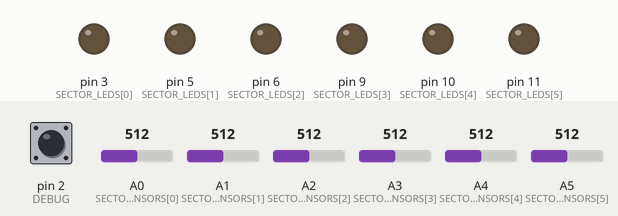
Bench run of a sketch on a simulated Arduino Uno, built with avr-gcc and run on an emulated ATmega328P. Parts: output pins drawn as LEDs (lit = HIGH). Inputs (shaded band) come from the test bench; at power-on: A0 (SECTOR_SENSORS[0]) = 512, A1 (SECTOR_SENSORS[1]) = 512, A2 (SECTOR_SENSORS[2]) = 512, pin 2 (DEBUG) HIGH, A3 (SECTOR_SENSORS[3]) = 512, A4 (SECTOR_SENSORS[4]) = 512, A5 (SECTOR_SENSORS[5]) = 512. What the sketch prints to the serial monitor is not drawn.

Above: at 2.2 s.
2.3 s: A0 (SECTOR_SENSORS[0]) set to 533
3.8 s: A0 (SECTOR_SENSORS[0]) set to 567
At 4.6 s:
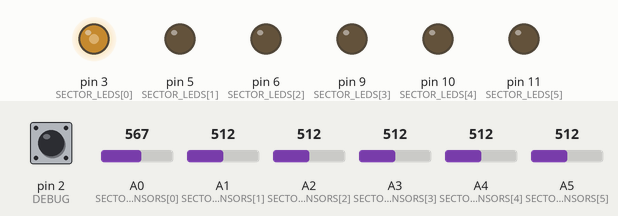
5.3 s: A1 (SECTOR_SENSORS[1]) set to 537
6.8 s: A1 (SECTOR_SENSORS[1]) set to 562
At 8.0 s:
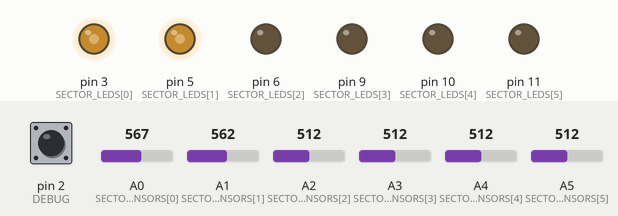
8.3 s: A2 (SECTOR_SENSORS[2]) set to 539
9.8 s: A2 (SECTOR_SENSORS[2]) set to 563
At 10.1 s:
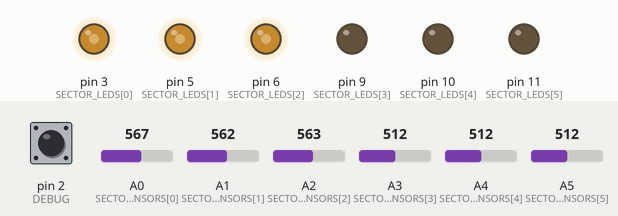
Timing chart, 0 to 12.3 s (numbered marks = the images above; inputs shaded):
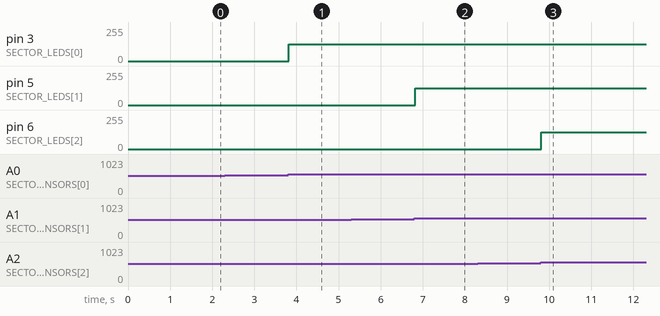

Measured:
- the behaviour switches between 551 and 552 on A0 (SECTOR_SENSORS[0]) (found by bisection; images 0 and 1)
- the behaviour switches between 551 and 552 on A1 (SECTOR_SENSORS[1]) (found by bisection; images 1 and 2)
- the behaviour switches between 551 and 552 on A2 (SECTOR_SENSORS[2]) (found by bisection; images 2 and 3)
- after the input at 2.3 s, every drawn part: stays the same
- after the input at 3.8 s, pin 3 (SECTOR_LEDS[0]): 0/255 → 127/255 at once
- after the input at 5.3 s, every drawn part: stays the same
- after the input at 6.8 s, pin 5 (SECTOR_LEDS[1]): 0/255 → 127/255 at once
- after the input at 8.3 s, every drawn part: stays the same
- after the input at 9.8 s, pin 6 (SECTOR_LEDS[2]): 0/255 → 127/255 at once

The sketch:

InteractivePad.ino
```cpp
/**************************************************************************/

/*
 * Sectors Layout:
 * | 0 | 3 |
 * | 1 | 4 |
 * | 2 | 5 |
 */

#define N_OF_SECTORS 6
#define LED_MAX_BRIGHTNESS 127

const uint8_t SECTOR_SENSORS[N_OF_SECTORS] = { A0, A1, A2, A3, A4, A5 };
const int SECTOR_LEDS[N_OF_SECTORS] = { 3, 5, 6, 9, 10, 11 };

uint8_t current_pwm_levels[N_OF_SECTORS];

//int8_t sensor_order[N_OF_SECTORS];


/**************************************************************************/

int threshold;

/**************************************************************************/

void activate_leds() { // Set current PWM levels for all LEDs
  for (uint8_t i = 0; i < N_OF_SECTORS; ++i) {
    analogWrite(SECTOR_LEDS[i], current_pwm_levels[i]);
  }
}

/**************************************************************************/

void set_led_levels() {
  for (uint8_t i = 0; i < N_OF_SECTORS; ++i) {
    int sensorValue = analogRead(SECTOR_SENSORS[i]);
    delay(1);        // delay in between reads for stability

    if (sensorValue > threshold + 20) {
      current_pwm_levels[i] = LED_MAX_BRIGHTNESS;
    }
    else {
      if (current_pwm_levels[i] != 0 ) {
        --current_pwm_levels[i];
      }
    }
  }
}

/**************************************************************************/

// the setup routine runs once when you press reset:
void setup() {
  // initialize serial communication at 9600 bits per second:
  Serial.begin(9600);

  for (uint8_t i = 0; i < N_OF_SECTORS; ++i) { // Setup outputs for LEDs of each sector
    pinMode(SECTOR_LEDS[i], OUTPUT);
  }

  pinMode(2, INPUT); // DEBUG: Light up LED 1 on button press

  while (millis() < 1000) { // Compute average ambient light value
    threshold = (analogRead(A0) + threshold) >> 1;
  }

  threshold += 20; // Set threshold to ambient + 20 points

  // DEBUG: Print current threshhold
  Serial.print( "threshold = " );
  Serial.println( threshold );

  //memset(sensor_order, 0, sizeof(int8_t) * N_OF_SECTORS);
  memset(current_pwm_levels, 0, sizeof(uint8_t) * N_OF_SECTORS);
}

/**************************************************************************/

// the loop routine runs over and over again forever:
void loop() {
  set_led_levels();
  if (digitalRead(2) == LOW) { // DEBUG: Light up LED 1 on button press
    current_pwm_levels[1] = LED_MAX_BRIGHTNESS;
  }
  activate_leds();


  delay(10);
}

/**************************************************************************/
```
